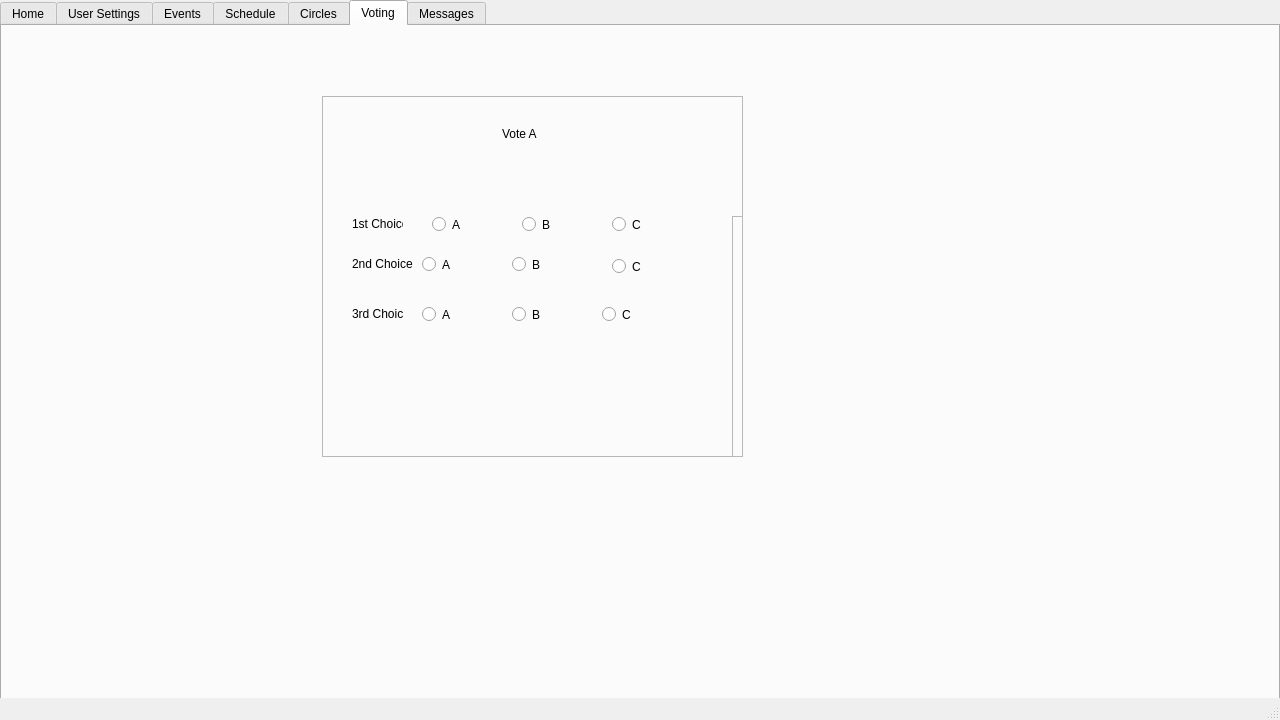
<?xml version="1.0" encoding="UTF-8"?>
<ui version="4.0">
 <class>MainWindow</class>
 <widget class="QMainWindow" name="MainWindow">
  <property name="geometry">
   <rect>
    <x>0</x>
    <y>0</y>
    <width>1280</width>
    <height>720</height>
   </rect>
  </property>
  <property name="windowTitle">
   <string>Welcome Page</string>
  </property>
  <widget class="QWidget" name="centralwidget">
   <widget class="QTabWidget" name="mainTab">
    <property name="geometry">
     <rect>
      <x>0</x>
      <y>0</y>
      <width>1280</width>
      <height>720</height>
     </rect>
    </property>
    <property name="autoFillBackground">
     <bool>true</bool>
    </property>
    <property name="currentIndex">
     <number>5</number>
    </property>
    <widget class="QWidget" name="tab_6">
     <attribute name="title">
      <string>Home</string>
     </attribute>
     <widget class="QTabWidget" name="tabWidget">
      <property name="geometry">
       <rect>
        <x>40</x>
        <y>170</y>
        <width>291</width>
        <height>341</height>
       </rect>
      </property>
      <property name="currentIndex">
       <number>0</number>
      </property>
      <widget class="QWidget" name="tab_7">
       <attribute name="title">
        <string>Finished Votes</string>
       </attribute>
       <widget class="QCommandLinkButton" name="commandLinkButton_3">
        <property name="geometry">
         <rect>
          <x>10</x>
          <y>30</y>
          <width>185</width>
          <height>41</height>
         </rect>
        </property>
        <property name="text">
         <string>Vote 1</string>
        </property>
       </widget>
       <widget class="QCommandLinkButton" name="commandLinkButton_4">
        <property name="geometry">
         <rect>
          <x>10</x>
          <y>80</y>
          <width>185</width>
          <height>41</height>
         </rect>
        </property>
        <property name="text">
         <string>Vote 2</string>
        </property>
       </widget>
      </widget>
      <widget class="QWidget" name="tab_8">
       <attribute name="title">
        <string>In-Progress Votes</string>
       </attribute>
       <widget class="QCommandLinkButton" name="commandLinkButton">
        <property name="geometry">
         <rect>
          <x>10</x>
          <y>20</y>
          <width>185</width>
          <height>41</height>
         </rect>
        </property>
        <property name="text">
         <string>Vote 1</string>
        </property>
       </widget>
       <widget class="QCommandLinkButton" name="commandLinkButton_2">
        <property name="geometry">
         <rect>
          <x>10</x>
          <y>80</y>
          <width>185</width>
          <height>41</height>
         </rect>
        </property>
        <property name="text">
         <string>Vote 2</string>
        </property>
       </widget>
      </widget>
     </widget>
     <widget class="QTextBrowser" name="textBrowser">
      <property name="geometry">
       <rect>
        <x>730</x>
        <y>350</y>
        <width>351</width>
        <height>251</height>
       </rect>
      </property>
      <property name="html">
       <string>&lt;!DOCTYPE HTML PUBLIC &quot;-//W3C//DTD HTML 4.0//EN&quot; &quot;http://www.w3.org/TR/REC-html40/strict.dtd&quot;&gt;
&lt;html&gt;&lt;head&gt;&lt;meta name=&quot;qrichtext&quot; content=&quot;1&quot; /&gt;&lt;style type=&quot;text/css&quot;&gt;
p, li { white-space: pre-wrap; }
&lt;/style&gt;&lt;/head&gt;&lt;body style=&quot; font-family:'MS Shell Dlg 2'; font-size:8.25pt; font-weight:400; font-style:normal;&quot;&gt;
&lt;p align=&quot;center&quot; style=&quot; margin-top:0px; margin-bottom:0px; margin-left:0px; margin-right:0px; -qt-block-indent:0; text-indent:0px;&quot;&gt;&lt;span style=&quot; font-size:16pt;&quot;&gt;Upcoming Events&lt;/span&gt;&lt;/p&gt;&lt;/body&gt;&lt;/html&gt;</string>
      </property>
     </widget>
     <widget class="QPushButton" name="pushButton">
      <property name="geometry">
       <rect>
        <x>1010</x>
        <y>20</y>
        <width>75</width>
        <height>23</height>
       </rect>
      </property>
      <property name="text">
       <string>Log Out </string>
      </property>
     </widget>
     <widget class="QLabel" name="label_25">
      <property name="geometry">
       <rect>
        <x>30</x>
        <y>30</y>
        <width>141</width>
        <height>16</height>
       </rect>
      </property>
      <property name="text">
       <string>x New Messages</string>
      </property>
     </widget>
     <widget class="QLabel" name="label">
      <property name="geometry">
       <rect>
        <x>470</x>
        <y>20</y>
        <width>211</width>
        <height>101</height>
       </rect>
      </property>
      <property name="text">
       <string>&lt;html&gt;&lt;head/&gt;&lt;body&gt;&lt;p align=&quot;center&quot;&gt;ToGather &lt;/p&gt;&lt;p align=&quot;center&quot;&gt;(logo not implemented remotely yet)&lt;/p&gt;&lt;/body&gt;&lt;/html&gt;</string>
      </property>
     </widget>
    </widget>
    <widget class="QWidget" name="tab">
     <attribute name="title">
      <string>User Settings</string>
     </attribute>
     <widget class="QLabel" name="label_2">
      <property name="geometry">
       <rect>
        <x>120</x>
        <y>30</y>
        <width>131</width>
        <height>31</height>
       </rect>
      </property>
      <property name="text">
       <string>Name</string>
      </property>
     </widget>
     <widget class="QGraphicsView" name="graphicsView">
      <property name="geometry">
       <rect>
        <x>20</x>
        <y>10</y>
        <width>71</width>
        <height>71</height>
       </rect>
      </property>
     </widget>
     <widget class="QLabel" name="label_3">
      <property name="geometry">
       <rect>
        <x>70</x>
        <y>210</y>
        <width>111</width>
        <height>21</height>
       </rect>
      </property>
      <property name="text">
       <string>Notification Settings</string>
      </property>
     </widget>
     <widget class="QCheckBox" name="checkBox">
      <property name="geometry">
       <rect>
        <x>80</x>
        <y>250</y>
        <width>70</width>
        <height>17</height>
       </rect>
      </property>
      <property name="text">
       <string>CheckBox</string>
      </property>
     </widget>
     <widget class="QCheckBox" name="checkBox_2">
      <property name="geometry">
       <rect>
        <x>80</x>
        <y>280</y>
        <width>70</width>
        <height>17</height>
       </rect>
      </property>
      <property name="text">
       <string>CheckBox</string>
      </property>
     </widget>
     <widget class="QCheckBox" name="checkBox_3">
      <property name="geometry">
       <rect>
        <x>80</x>
        <y>310</y>
        <width>70</width>
        <height>17</height>
       </rect>
      </property>
      <property name="text">
       <string>CheckBox</string>
      </property>
     </widget>
     <widget class="QLabel" name="label_4">
      <property name="geometry">
       <rect>
        <x>450</x>
        <y>210</y>
        <width>101</width>
        <height>16</height>
       </rect>
      </property>
      <property name="text">
       <string>Privacy Settings</string>
      </property>
     </widget>
     <widget class="QCheckBox" name="checkBox_4">
      <property name="geometry">
       <rect>
        <x>450</x>
        <y>250</y>
        <width>70</width>
        <height>17</height>
       </rect>
      </property>
      <property name="text">
       <string>CheckBox</string>
      </property>
     </widget>
     <widget class="QCheckBox" name="checkBox_5">
      <property name="geometry">
       <rect>
        <x>450</x>
        <y>280</y>
        <width>70</width>
        <height>17</height>
       </rect>
      </property>
      <property name="text">
       <string>CheckBox</string>
      </property>
     </widget>
     <widget class="QCheckBox" name="checkBox_6">
      <property name="geometry">
       <rect>
        <x>450</x>
        <y>310</y>
        <width>70</width>
        <height>17</height>
       </rect>
      </property>
      <property name="text">
       <string>CheckBox</string>
      </property>
     </widget>
    </widget>
    <widget class="QWidget" name="tab_3">
     <attribute name="title">
      <string>Events</string>
     </attribute>
     <widget class="QCalendarWidget" name="calendarWidget">
      <property name="geometry">
       <rect>
        <x>10</x>
        <y>180</y>
        <width>441</width>
        <height>371</height>
       </rect>
      </property>
      <property name="verticalHeaderFormat">
       <enum>QCalendarWidget::NoVerticalHeader</enum>
      </property>
     </widget>
     <widget class="QLabel" name="label_5">
      <property name="geometry">
       <rect>
        <x>160</x>
        <y>70</y>
        <width>111</width>
        <height>21</height>
       </rect>
      </property>
      <property name="text">
       <string>Upcoming Events</string>
      </property>
     </widget>
     <widget class="QStackedWidget" name="stackedWidget_2">
      <property name="geometry">
       <rect>
        <x>530</x>
        <y>60</y>
        <width>521</width>
        <height>471</height>
       </rect>
      </property>
      <widget class="QWidget" name="page_4"/>
      <widget class="QWidget" name="page_5"/>
     </widget>
    </widget>
    <widget class="QWidget" name="tab_2">
     <attribute name="title">
      <string>Schedule</string>
     </attribute>
     <widget class="QFrame" name="frame">
      <property name="geometry">
       <rect>
        <x>30</x>
        <y>60</y>
        <width>191</width>
        <height>551</height>
       </rect>
      </property>
      <property name="frameShape">
       <enum>QFrame::StyledPanel</enum>
      </property>
      <property name="frameShadow">
       <enum>QFrame::Raised</enum>
      </property>
      <widget class="QLabel" name="label_6">
       <property name="geometry">
        <rect>
         <x>70</x>
         <y>20</y>
         <width>81</width>
         <height>16</height>
        </rect>
       </property>
       <property name="text">
        <string>Sunday</string>
       </property>
      </widget>
      <widget class="QTimeEdit" name="timeEdit">
       <property name="geometry">
        <rect>
         <x>50</x>
         <y>80</y>
         <width>118</width>
         <height>22</height>
        </rect>
       </property>
      </widget>
      <widget class="QLabel" name="label_7">
       <property name="geometry">
        <rect>
         <x>80</x>
         <y>110</y>
         <width>47</width>
         <height>13</height>
        </rect>
       </property>
       <property name="text">
        <string>to</string>
       </property>
      </widget>
      <widget class="QTimeEdit" name="timeEdit_2">
       <property name="geometry">
        <rect>
         <x>50</x>
         <y>140</y>
         <width>118</width>
         <height>22</height>
        </rect>
       </property>
      </widget>
      <widget class="QLabel" name="label_8">
       <property name="geometry">
        <rect>
         <x>10</x>
         <y>60</y>
         <width>71</width>
         <height>16</height>
        </rect>
       </property>
       <property name="text">
        <string>Not Available</string>
       </property>
      </widget>
     </widget>
     <widget class="QFrame" name="frame_2">
      <property name="geometry">
       <rect>
        <x>230</x>
        <y>60</y>
        <width>191</width>
        <height>551</height>
       </rect>
      </property>
      <property name="frameShape">
       <enum>QFrame::StyledPanel</enum>
      </property>
      <property name="frameShadow">
       <enum>QFrame::Raised</enum>
      </property>
      <widget class="QLabel" name="label_9">
       <property name="geometry">
        <rect>
         <x>70</x>
         <y>20</y>
         <width>81</width>
         <height>16</height>
        </rect>
       </property>
       <property name="text">
        <string>Monday</string>
       </property>
      </widget>
      <widget class="QTimeEdit" name="timeEdit_3">
       <property name="geometry">
        <rect>
         <x>50</x>
         <y>80</y>
         <width>118</width>
         <height>22</height>
        </rect>
       </property>
      </widget>
      <widget class="QLabel" name="label_10">
       <property name="geometry">
        <rect>
         <x>80</x>
         <y>110</y>
         <width>47</width>
         <height>13</height>
        </rect>
       </property>
       <property name="text">
        <string>to</string>
       </property>
      </widget>
      <widget class="QTimeEdit" name="timeEdit_4">
       <property name="geometry">
        <rect>
         <x>50</x>
         <y>140</y>
         <width>118</width>
         <height>22</height>
        </rect>
       </property>
      </widget>
      <widget class="QLabel" name="label_11">
       <property name="geometry">
        <rect>
         <x>10</x>
         <y>60</y>
         <width>71</width>
         <height>16</height>
        </rect>
       </property>
       <property name="text">
        <string>Not Available</string>
       </property>
      </widget>
     </widget>
     <widget class="QFrame" name="frame_3">
      <property name="geometry">
       <rect>
        <x>430</x>
        <y>60</y>
        <width>191</width>
        <height>551</height>
       </rect>
      </property>
      <property name="frameShape">
       <enum>QFrame::StyledPanel</enum>
      </property>
      <property name="frameShadow">
       <enum>QFrame::Raised</enum>
      </property>
      <widget class="QLabel" name="label_12">
       <property name="geometry">
        <rect>
         <x>70</x>
         <y>20</y>
         <width>81</width>
         <height>16</height>
        </rect>
       </property>
       <property name="text">
        <string>Tuesday</string>
       </property>
      </widget>
      <widget class="QTimeEdit" name="timeEdit_5">
       <property name="geometry">
        <rect>
         <x>50</x>
         <y>80</y>
         <width>118</width>
         <height>22</height>
        </rect>
       </property>
      </widget>
      <widget class="QLabel" name="label_13">
       <property name="geometry">
        <rect>
         <x>80</x>
         <y>110</y>
         <width>47</width>
         <height>13</height>
        </rect>
       </property>
       <property name="text">
        <string>to</string>
       </property>
      </widget>
      <widget class="QTimeEdit" name="timeEdit_6">
       <property name="geometry">
        <rect>
         <x>50</x>
         <y>140</y>
         <width>118</width>
         <height>22</height>
        </rect>
       </property>
      </widget>
      <widget class="QLabel" name="label_14">
       <property name="geometry">
        <rect>
         <x>10</x>
         <y>60</y>
         <width>71</width>
         <height>16</height>
        </rect>
       </property>
       <property name="text">
        <string>Not Available</string>
       </property>
      </widget>
     </widget>
    </widget>
    <widget class="QWidget" name="tab_4">
     <attribute name="title">
      <string>Circles</string>
     </attribute>
     <widget class="QStackedWidget" name="stackedWidget_3">
      <property name="geometry">
       <rect>
        <x>230</x>
        <y>80</y>
        <width>641</width>
        <height>431</height>
       </rect>
      </property>
      <property name="currentIndex">
       <number>0</number>
      </property>
      <widget class="QWidget" name="page_6">
       <widget class="QFrame" name="frame_4">
        <property name="geometry">
         <rect>
          <x>70</x>
          <y>20</y>
          <width>501</width>
          <height>391</height>
         </rect>
        </property>
        <property name="frameShape">
         <enum>QFrame::StyledPanel</enum>
        </property>
        <property name="frameShadow">
         <enum>QFrame::Raised</enum>
        </property>
        <widget class="QLabel" name="label_15">
         <property name="geometry">
          <rect>
           <x>230</x>
           <y>10</y>
           <width>47</width>
           <height>13</height>
          </rect>
         </property>
         <property name="text">
          <string>Members</string>
         </property>
        </widget>
        <widget class="QPushButton" name="pushButton_6">
         <property name="geometry">
          <rect>
           <x>380</x>
           <y>300</y>
           <width>91</width>
           <height>23</height>
          </rect>
         </property>
         <property name="text">
          <string>Add Member</string>
         </property>
        </widget>
        <widget class="QPushButton" name="pushButton_7">
         <property name="geometry">
          <rect>
           <x>380</x>
           <y>330</y>
           <width>91</width>
           <height>23</height>
          </rect>
         </property>
         <property name="text">
          <string>Remove Member</string>
         </property>
        </widget>
        <widget class="QGraphicsView" name="graphicsView_3">
         <property name="geometry">
          <rect>
           <x>30</x>
           <y>70</y>
           <width>71</width>
           <height>81</height>
          </rect>
         </property>
        </widget>
        <widget class="QGraphicsView" name="graphicsView_4">
         <property name="geometry">
          <rect>
           <x>120</x>
           <y>70</y>
           <width>71</width>
           <height>81</height>
          </rect>
         </property>
        </widget>
        <widget class="QGraphicsView" name="graphicsView_5">
         <property name="geometry">
          <rect>
           <x>220</x>
           <y>70</y>
           <width>71</width>
           <height>81</height>
          </rect>
         </property>
        </widget>
        <widget class="QGraphicsView" name="graphicsView_6">
         <property name="geometry">
          <rect>
           <x>410</x>
           <y>70</y>
           <width>71</width>
           <height>81</height>
          </rect>
         </property>
        </widget>
        <widget class="QGraphicsView" name="graphicsView_7">
         <property name="geometry">
          <rect>
           <x>320</x>
           <y>70</y>
           <width>71</width>
           <height>81</height>
          </rect>
         </property>
        </widget>
        <widget class="QLabel" name="label_16">
         <property name="geometry">
          <rect>
           <x>40</x>
           <y>160</y>
           <width>51</width>
           <height>16</height>
          </rect>
         </property>
         <property name="text">
          <string>Username</string>
         </property>
        </widget>
        <widget class="QLabel" name="label_17">
         <property name="geometry">
          <rect>
           <x>130</x>
           <y>160</y>
           <width>51</width>
           <height>16</height>
          </rect>
         </property>
         <property name="text">
          <string>Username</string>
         </property>
        </widget>
        <widget class="QLabel" name="label_18">
         <property name="geometry">
          <rect>
           <x>230</x>
           <y>160</y>
           <width>51</width>
           <height>16</height>
          </rect>
         </property>
         <property name="text">
          <string>Username</string>
         </property>
        </widget>
        <widget class="QLabel" name="label_19">
         <property name="geometry">
          <rect>
           <x>330</x>
           <y>160</y>
           <width>51</width>
           <height>16</height>
          </rect>
         </property>
         <property name="text">
          <string>Username</string>
         </property>
        </widget>
        <widget class="QLabel" name="label_20">
         <property name="geometry">
          <rect>
           <x>420</x>
           <y>160</y>
           <width>51</width>
           <height>16</height>
          </rect>
         </property>
         <property name="text">
          <string>Username</string>
         </property>
        </widget>
       </widget>
      </widget>
      <widget class="QWidget" name="page_7"/>
     </widget>
    </widget>
    <widget class="QWidget" name="tab_5">
     <attribute name="title">
      <string>Voting</string>
     </attribute>
     <widget class="QStackedWidget" name="stackedWidget">
      <property name="geometry">
       <rect>
        <x>210</x>
        <y>50</y>
        <width>711</width>
        <height>481</height>
       </rect>
      </property>
      <property name="currentIndex">
       <number>0</number>
      </property>
      <widget class="QWidget" name="page">
       <widget class="QFrame" name="frame_7">
        <property name="geometry">
         <rect>
          <x>110</x>
          <y>20</y>
          <width>421</width>
          <height>361</height>
         </rect>
        </property>
        <property name="frameShape">
         <enum>QFrame::StyledPanel</enum>
        </property>
        <property name="frameShadow">
         <enum>QFrame::Raised</enum>
        </property>
        <widget class="QLabel" name="label_34">
         <property name="geometry">
          <rect>
           <x>180</x>
           <y>30</y>
           <width>91</width>
           <height>16</height>
          </rect>
         </property>
         <property name="text">
          <string>Vote A</string>
         </property>
        </widget>
        <widget class="QLabel" name="label_35">
         <property name="geometry">
          <rect>
           <x>30</x>
           <y>120</y>
           <width>51</width>
           <height>16</height>
          </rect>
         </property>
         <property name="text">
          <string>1st Choice</string>
         </property>
        </widget>
        <widget class="QLabel" name="label_36">
         <property name="geometry">
          <rect>
           <x>30</x>
           <y>160</y>
           <width>61</width>
           <height>16</height>
          </rect>
         </property>
         <property name="text">
          <string>2nd Choice</string>
         </property>
        </widget>
        <widget class="QLabel" name="label_37">
         <property name="geometry">
          <rect>
           <x>30</x>
           <y>210</y>
           <width>51</width>
           <height>16</height>
          </rect>
         </property>
         <property name="text">
          <string>3rd Choice</string>
         </property>
        </widget>
        <widget class="QRadioButton" name="radioButton_28">
         <property name="geometry">
          <rect>
           <x>110</x>
           <y>120</y>
           <width>82</width>
           <height>17</height>
          </rect>
         </property>
         <property name="text">
          <string>A</string>
         </property>
        </widget>
        <widget class="QRadioButton" name="radioButton_29">
         <property name="geometry">
          <rect>
           <x>200</x>
           <y>120</y>
           <width>82</width>
           <height>17</height>
          </rect>
         </property>
         <property name="text">
          <string>B</string>
         </property>
        </widget>
        <widget class="QRadioButton" name="radioButton_30">
         <property name="geometry">
          <rect>
           <x>290</x>
           <y>120</y>
           <width>82</width>
           <height>17</height>
          </rect>
         </property>
         <property name="text">
          <string>C</string>
         </property>
        </widget>
        <widget class="QRadioButton" name="radioButton_31">
         <property name="geometry">
          <rect>
           <x>100</x>
           <y>160</y>
           <width>82</width>
           <height>17</height>
          </rect>
         </property>
         <property name="text">
          <string>A</string>
         </property>
        </widget>
        <widget class="QRadioButton" name="radioButton_32">
         <property name="geometry">
          <rect>
           <x>100</x>
           <y>210</y>
           <width>82</width>
           <height>17</height>
          </rect>
         </property>
         <property name="text">
          <string>A</string>
         </property>
        </widget>
        <widget class="QRadioButton" name="radioButton_33">
         <property name="geometry">
          <rect>
           <x>190</x>
           <y>160</y>
           <width>82</width>
           <height>17</height>
          </rect>
         </property>
         <property name="text">
          <string>B</string>
         </property>
        </widget>
        <widget class="QRadioButton" name="radioButton_34">
         <property name="geometry">
          <rect>
           <x>190</x>
           <y>210</y>
           <width>82</width>
           <height>17</height>
          </rect>
         </property>
         <property name="text">
          <string>B</string>
         </property>
        </widget>
        <widget class="QRadioButton" name="radioButton_35">
         <property name="geometry">
          <rect>
           <x>290</x>
           <y>160</y>
           <width>71</width>
           <height>21</height>
          </rect>
         </property>
         <property name="text">
          <string>C</string>
         </property>
        </widget>
        <widget class="QRadioButton" name="radioButton_36">
         <property name="geometry">
          <rect>
           <x>280</x>
           <y>210</y>
           <width>82</width>
           <height>17</height>
          </rect>
         </property>
         <property name="text">
          <string>C</string>
         </property>
        </widget>
        <widget class="QFrame" name="frame_8">
         <property name="geometry">
          <rect>
           <x>410</x>
           <y>120</y>
           <width>421</width>
           <height>361</height>
          </rect>
         </property>
         <property name="frameShape">
          <enum>QFrame::StyledPanel</enum>
         </property>
         <property name="frameShadow">
          <enum>QFrame::Raised</enum>
         </property>
         <widget class="QLabel" name="label_38">
          <property name="geometry">
           <rect>
            <x>180</x>
            <y>30</y>
            <width>91</width>
            <height>16</height>
           </rect>
          </property>
          <property name="text">
           <string>Name of Vote</string>
          </property>
         </widget>
         <widget class="QLabel" name="label_39">
          <property name="geometry">
           <rect>
            <x>30</x>
            <y>120</y>
            <width>51</width>
            <height>16</height>
           </rect>
          </property>
          <property name="text">
           <string>1st Choice</string>
          </property>
         </widget>
         <widget class="QLabel" name="label_40">
          <property name="geometry">
           <rect>
            <x>30</x>
            <y>160</y>
            <width>61</width>
            <height>16</height>
           </rect>
          </property>
          <property name="text">
           <string>2nd Choice</string>
          </property>
         </widget>
         <widget class="QLabel" name="label_41">
          <property name="geometry">
           <rect>
            <x>30</x>
            <y>210</y>
            <width>51</width>
            <height>16</height>
           </rect>
          </property>
          <property name="text">
           <string>3rd Choice</string>
          </property>
         </widget>
         <widget class="QRadioButton" name="radioButton_37">
          <property name="geometry">
           <rect>
            <x>110</x>
            <y>120</y>
            <width>82</width>
            <height>17</height>
           </rect>
          </property>
          <property name="text">
           <string>A</string>
          </property>
         </widget>
         <widget class="QRadioButton" name="radioButton_38">
          <property name="geometry">
           <rect>
            <x>200</x>
            <y>120</y>
            <width>82</width>
            <height>17</height>
           </rect>
          </property>
          <property name="text">
           <string>B</string>
          </property>
         </widget>
         <widget class="QRadioButton" name="radioButton_39">
          <property name="geometry">
           <rect>
            <x>290</x>
            <y>120</y>
            <width>82</width>
            <height>17</height>
           </rect>
          </property>
          <property name="text">
           <string>C</string>
          </property>
         </widget>
         <widget class="QRadioButton" name="radioButton_40">
          <property name="geometry">
           <rect>
            <x>100</x>
            <y>160</y>
            <width>82</width>
            <height>17</height>
           </rect>
          </property>
          <property name="text">
           <string>A</string>
          </property>
         </widget>
         <widget class="QRadioButton" name="radioButton_41">
          <property name="geometry">
           <rect>
            <x>100</x>
            <y>210</y>
            <width>82</width>
            <height>17</height>
           </rect>
          </property>
          <property name="text">
           <string>A</string>
          </property>
         </widget>
         <widget class="QRadioButton" name="radioButton_42">
          <property name="geometry">
           <rect>
            <x>190</x>
            <y>160</y>
            <width>82</width>
            <height>17</height>
           </rect>
          </property>
          <property name="text">
           <string>B</string>
          </property>
         </widget>
         <widget class="QRadioButton" name="radioButton_43">
          <property name="geometry">
           <rect>
            <x>190</x>
            <y>210</y>
            <width>82</width>
            <height>17</height>
           </rect>
          </property>
          <property name="text">
           <string>B</string>
          </property>
         </widget>
         <widget class="QRadioButton" name="radioButton_44">
          <property name="geometry">
           <rect>
            <x>290</x>
            <y>160</y>
            <width>71</width>
            <height>21</height>
           </rect>
          </property>
          <property name="text">
           <string>C</string>
          </property>
         </widget>
         <widget class="QRadioButton" name="radioButton_45">
          <property name="geometry">
           <rect>
            <x>280</x>
            <y>210</y>
            <width>82</width>
            <height>17</height>
           </rect>
          </property>
          <property name="text">
           <string>C</string>
          </property>
         </widget>
        </widget>
       </widget>
      </widget>
      <widget class="QWidget" name="page_2">
       <widget class="QFrame" name="frame_9">
        <property name="geometry">
         <rect>
          <x>110</x>
          <y>20</y>
          <width>421</width>
          <height>361</height>
         </rect>
        </property>
        <property name="frameShape">
         <enum>QFrame::StyledPanel</enum>
        </property>
        <property name="frameShadow">
         <enum>QFrame::Raised</enum>
        </property>
        <widget class="QLabel" name="label_42">
         <property name="geometry">
          <rect>
           <x>180</x>
           <y>30</y>
           <width>91</width>
           <height>16</height>
          </rect>
         </property>
         <property name="text">
          <string>Vote B</string>
         </property>
        </widget>
        <widget class="QLabel" name="label_43">
         <property name="geometry">
          <rect>
           <x>30</x>
           <y>120</y>
           <width>51</width>
           <height>16</height>
          </rect>
         </property>
         <property name="text">
          <string>1st Choice</string>
         </property>
        </widget>
        <widget class="QLabel" name="label_44">
         <property name="geometry">
          <rect>
           <x>30</x>
           <y>160</y>
           <width>61</width>
           <height>16</height>
          </rect>
         </property>
         <property name="text">
          <string>2nd Choice</string>
         </property>
        </widget>
        <widget class="QLabel" name="label_45">
         <property name="geometry">
          <rect>
           <x>30</x>
           <y>210</y>
           <width>51</width>
           <height>16</height>
          </rect>
         </property>
         <property name="text">
          <string>3rd Choice</string>
         </property>
        </widget>
        <widget class="QRadioButton" name="radioButton_46">
         <property name="geometry">
          <rect>
           <x>110</x>
           <y>120</y>
           <width>82</width>
           <height>17</height>
          </rect>
         </property>
         <property name="text">
          <string>A</string>
         </property>
        </widget>
        <widget class="QRadioButton" name="radioButton_47">
         <property name="geometry">
          <rect>
           <x>200</x>
           <y>120</y>
           <width>82</width>
           <height>17</height>
          </rect>
         </property>
         <property name="text">
          <string>B</string>
         </property>
        </widget>
        <widget class="QRadioButton" name="radioButton_48">
         <property name="geometry">
          <rect>
           <x>290</x>
           <y>120</y>
           <width>82</width>
           <height>17</height>
          </rect>
         </property>
         <property name="text">
          <string>C</string>
         </property>
        </widget>
        <widget class="QRadioButton" name="radioButton_49">
         <property name="geometry">
          <rect>
           <x>100</x>
           <y>160</y>
           <width>82</width>
           <height>17</height>
          </rect>
         </property>
         <property name="text">
          <string>A</string>
         </property>
        </widget>
        <widget class="QRadioButton" name="radioButton_50">
         <property name="geometry">
          <rect>
           <x>100</x>
           <y>210</y>
           <width>82</width>
           <height>17</height>
          </rect>
         </property>
         <property name="text">
          <string>A</string>
         </property>
        </widget>
        <widget class="QRadioButton" name="radioButton_51">
         <property name="geometry">
          <rect>
           <x>190</x>
           <y>160</y>
           <width>82</width>
           <height>17</height>
          </rect>
         </property>
         <property name="text">
          <string>B</string>
         </property>
        </widget>
        <widget class="QRadioButton" name="radioButton_52">
         <property name="geometry">
          <rect>
           <x>190</x>
           <y>210</y>
           <width>82</width>
           <height>17</height>
          </rect>
         </property>
         <property name="text">
          <string>B</string>
         </property>
        </widget>
        <widget class="QRadioButton" name="radioButton_53">
         <property name="geometry">
          <rect>
           <x>290</x>
           <y>160</y>
           <width>71</width>
           <height>21</height>
          </rect>
         </property>
         <property name="text">
          <string>C</string>
         </property>
        </widget>
        <widget class="QRadioButton" name="radioButton_54">
         <property name="geometry">
          <rect>
           <x>280</x>
           <y>210</y>
           <width>82</width>
           <height>17</height>
          </rect>
         </property>
         <property name="text">
          <string>C</string>
         </property>
        </widget>
        <widget class="QFrame" name="frame_10">
         <property name="geometry">
          <rect>
           <x>410</x>
           <y>120</y>
           <width>421</width>
           <height>361</height>
          </rect>
         </property>
         <property name="frameShape">
          <enum>QFrame::StyledPanel</enum>
         </property>
         <property name="frameShadow">
          <enum>QFrame::Raised</enum>
         </property>
         <widget class="QLabel" name="label_46">
          <property name="geometry">
           <rect>
            <x>180</x>
            <y>30</y>
            <width>91</width>
            <height>16</height>
           </rect>
          </property>
          <property name="text">
           <string>Name of Vote</string>
          </property>
         </widget>
         <widget class="QLabel" name="label_47">
          <property name="geometry">
           <rect>
            <x>30</x>
            <y>120</y>
            <width>51</width>
            <height>16</height>
           </rect>
          </property>
          <property name="text">
           <string>1st Choice</string>
          </property>
         </widget>
         <widget class="QLabel" name="label_48">
          <property name="geometry">
           <rect>
            <x>30</x>
            <y>160</y>
            <width>61</width>
            <height>16</height>
           </rect>
          </property>
          <property name="text">
           <string>2nd Choice</string>
          </property>
         </widget>
         <widget class="QLabel" name="label_49">
          <property name="geometry">
           <rect>
            <x>30</x>
            <y>210</y>
            <width>51</width>
            <height>16</height>
           </rect>
          </property>
          <property name="text">
           <string>3rd Choice</string>
          </property>
         </widget>
         <widget class="QRadioButton" name="radioButton_55">
          <property name="geometry">
           <rect>
            <x>110</x>
            <y>120</y>
            <width>82</width>
            <height>17</height>
           </rect>
          </property>
          <property name="text">
           <string>A</string>
          </property>
         </widget>
         <widget class="QRadioButton" name="radioButton_56">
          <property name="geometry">
           <rect>
            <x>200</x>
            <y>120</y>
            <width>82</width>
            <height>17</height>
           </rect>
          </property>
          <property name="text">
           <string>B</string>
          </property>
         </widget>
         <widget class="QRadioButton" name="radioButton_57">
          <property name="geometry">
           <rect>
            <x>290</x>
            <y>120</y>
            <width>82</width>
            <height>17</height>
           </rect>
          </property>
          <property name="text">
           <string>C</string>
          </property>
         </widget>
         <widget class="QRadioButton" name="radioButton_58">
          <property name="geometry">
           <rect>
            <x>100</x>
            <y>160</y>
            <width>82</width>
            <height>17</height>
           </rect>
          </property>
          <property name="text">
           <string>A</string>
          </property>
         </widget>
         <widget class="QRadioButton" name="radioButton_59">
          <property name="geometry">
           <rect>
            <x>100</x>
            <y>210</y>
            <width>82</width>
            <height>17</height>
           </rect>
          </property>
          <property name="text">
           <string>A</string>
          </property>
         </widget>
         <widget class="QRadioButton" name="radioButton_60">
          <property name="geometry">
           <rect>
            <x>190</x>
            <y>160</y>
            <width>82</width>
            <height>17</height>
           </rect>
          </property>
          <property name="text">
           <string>B</string>
          </property>
         </widget>
         <widget class="QRadioButton" name="radioButton_61">
          <property name="geometry">
           <rect>
            <x>190</x>
            <y>210</y>
            <width>82</width>
            <height>17</height>
           </rect>
          </property>
          <property name="text">
           <string>B</string>
          </property>
         </widget>
         <widget class="QRadioButton" name="radioButton_62">
          <property name="geometry">
           <rect>
            <x>290</x>
            <y>160</y>
            <width>71</width>
            <height>21</height>
           </rect>
          </property>
          <property name="text">
           <string>C</string>
          </property>
         </widget>
         <widget class="QRadioButton" name="radioButton_63">
          <property name="geometry">
           <rect>
            <x>280</x>
            <y>210</y>
            <width>82</width>
            <height>17</height>
           </rect>
          </property>
          <property name="text">
           <string>C</string>
          </property>
         </widget>
        </widget>
       </widget>
      </widget>
      <widget class="QWidget" name="page_3"/>
     </widget>
    </widget>
    <widget class="QWidget" name="tab_9">
     <attribute name="title">
      <string>Messages</string>
     </attribute>
     <widget class="QScrollArea" name="scrollArea_3">
      <property name="geometry">
       <rect>
        <x>20</x>
        <y>40</y>
        <width>1081</width>
        <height>481</height>
       </rect>
      </property>
      <property name="widgetResizable">
       <bool>true</bool>
      </property>
      <widget class="QWidget" name="scrollAreaWidgetContents_3">
       <property name="geometry">
        <rect>
         <x>0</x>
         <y>0</y>
         <width>1079</width>
         <height>479</height>
        </rect>
       </property>
       <widget class="QTextBrowser" name="textBrowser_2">
        <property name="geometry">
         <rect>
          <x>0</x>
          <y>0</y>
          <width>1081</width>
          <height>121</height>
         </rect>
        </property>
        <property name="html">
         <string>&lt;!DOCTYPE HTML PUBLIC &quot;-//W3C//DTD HTML 4.0//EN&quot; &quot;http://www.w3.org/TR/REC-html40/strict.dtd&quot;&gt;
&lt;html&gt;&lt;head&gt;&lt;meta name=&quot;qrichtext&quot; content=&quot;1&quot; /&gt;&lt;style type=&quot;text/css&quot;&gt;
p, li { white-space: pre-wrap; }
&lt;/style&gt;&lt;/head&gt;&lt;body style=&quot; font-family:'MS Shell Dlg 2'; font-size:8.25pt; font-weight:400; font-style:normal;&quot;&gt;
&lt;p style=&quot; margin-top:0px; margin-bottom:0px; margin-left:0px; margin-right:0px; -qt-block-indent:0; text-indent:0px;&quot;&gt;&lt;span style=&quot; font-size:18pt;&quot;&gt;First Last&lt;/span&gt;&lt;/p&gt;
&lt;p style=&quot;-qt-paragraph-type:empty; margin-top:0px; margin-bottom:0px; margin-left:0px; margin-right:0px; -qt-block-indent:0; text-indent:0px; font-size:18pt;&quot;&gt;&lt;br /&gt;&lt;/p&gt;&lt;/body&gt;&lt;/html&gt;</string>
        </property>
       </widget>
       <widget class="QTextBrowser" name="textBrowser_3">
        <property name="geometry">
         <rect>
          <x>0</x>
          <y>360</y>
          <width>1081</width>
          <height>121</height>
         </rect>
        </property>
        <property name="html">
         <string>&lt;!DOCTYPE HTML PUBLIC &quot;-//W3C//DTD HTML 4.0//EN&quot; &quot;http://www.w3.org/TR/REC-html40/strict.dtd&quot;&gt;
&lt;html&gt;&lt;head&gt;&lt;meta name=&quot;qrichtext&quot; content=&quot;1&quot; /&gt;&lt;style type=&quot;text/css&quot;&gt;
p, li { white-space: pre-wrap; }
&lt;/style&gt;&lt;/head&gt;&lt;body style=&quot; font-family:'MS Shell Dlg 2'; font-size:8.25pt; font-weight:400; font-style:normal;&quot;&gt;
&lt;p style=&quot; margin-top:0px; margin-bottom:0px; margin-left:0px; margin-right:0px; -qt-block-indent:0; text-indent:0px;&quot;&gt;&lt;span style=&quot; font-size:18pt;&quot;&gt;First Last&lt;/span&gt;&lt;/p&gt;
&lt;p style=&quot;-qt-paragraph-type:empty; margin-top:0px; margin-bottom:0px; margin-left:0px; margin-right:0px; -qt-block-indent:0; text-indent:0px; font-size:18pt;&quot;&gt;&lt;br /&gt;&lt;/p&gt;&lt;/body&gt;&lt;/html&gt;</string>
        </property>
       </widget>
       <widget class="QTextBrowser" name="textBrowser_4">
        <property name="geometry">
         <rect>
          <x>0</x>
          <y>120</y>
          <width>1081</width>
          <height>121</height>
         </rect>
        </property>
        <property name="html">
         <string>&lt;!DOCTYPE HTML PUBLIC &quot;-//W3C//DTD HTML 4.0//EN&quot; &quot;http://www.w3.org/TR/REC-html40/strict.dtd&quot;&gt;
&lt;html&gt;&lt;head&gt;&lt;meta name=&quot;qrichtext&quot; content=&quot;1&quot; /&gt;&lt;style type=&quot;text/css&quot;&gt;
p, li { white-space: pre-wrap; }
&lt;/style&gt;&lt;/head&gt;&lt;body style=&quot; font-family:'MS Shell Dlg 2'; font-size:8.25pt; font-weight:400; font-style:normal;&quot;&gt;
&lt;p style=&quot; margin-top:0px; margin-bottom:0px; margin-left:0px; margin-right:0px; -qt-block-indent:0; text-indent:0px;&quot;&gt;&lt;span style=&quot; font-size:18pt;&quot;&gt;First Last&lt;/span&gt;&lt;/p&gt;
&lt;p style=&quot;-qt-paragraph-type:empty; margin-top:0px; margin-bottom:0px; margin-left:0px; margin-right:0px; -qt-block-indent:0; text-indent:0px; font-size:18pt;&quot;&gt;&lt;br /&gt;&lt;/p&gt;&lt;/body&gt;&lt;/html&gt;</string>
        </property>
       </widget>
       <widget class="QTextBrowser" name="textBrowser_5">
        <property name="geometry">
         <rect>
          <x>0</x>
          <y>240</y>
          <width>1081</width>
          <height>121</height>
         </rect>
        </property>
        <property name="html">
         <string>&lt;!DOCTYPE HTML PUBLIC &quot;-//W3C//DTD HTML 4.0//EN&quot; &quot;http://www.w3.org/TR/REC-html40/strict.dtd&quot;&gt;
&lt;html&gt;&lt;head&gt;&lt;meta name=&quot;qrichtext&quot; content=&quot;1&quot; /&gt;&lt;style type=&quot;text/css&quot;&gt;
p, li { white-space: pre-wrap; }
&lt;/style&gt;&lt;/head&gt;&lt;body style=&quot; font-family:'MS Shell Dlg 2'; font-size:8.25pt; font-weight:400; font-style:normal;&quot;&gt;
&lt;p style=&quot; margin-top:0px; margin-bottom:0px; margin-left:0px; margin-right:0px; -qt-block-indent:0; text-indent:0px;&quot;&gt;&lt;span style=&quot; font-size:18pt;&quot;&gt;First Last&lt;/span&gt;&lt;/p&gt;
&lt;p style=&quot;-qt-paragraph-type:empty; margin-top:0px; margin-bottom:0px; margin-left:0px; margin-right:0px; -qt-block-indent:0; text-indent:0px; font-size:18pt;&quot;&gt;&lt;br /&gt;&lt;/p&gt;&lt;/body&gt;&lt;/html&gt;</string>
        </property>
       </widget>
      </widget>
     </widget>
    </widget>
   </widget>
  </widget>
  <widget class="QMenuBar" name="menubar">
   <property name="geometry">
    <rect>
     <x>0</x>
     <y>0</y>
     <width>1280</width>
     <height>21</height>
    </rect>
   </property>
  </widget>
  <widget class="QStatusBar" name="statusbar"/>
 </widget>
 <resources>
  <include location="icon.qrc"/>
 </resources>
 <connections/>
</ui>
